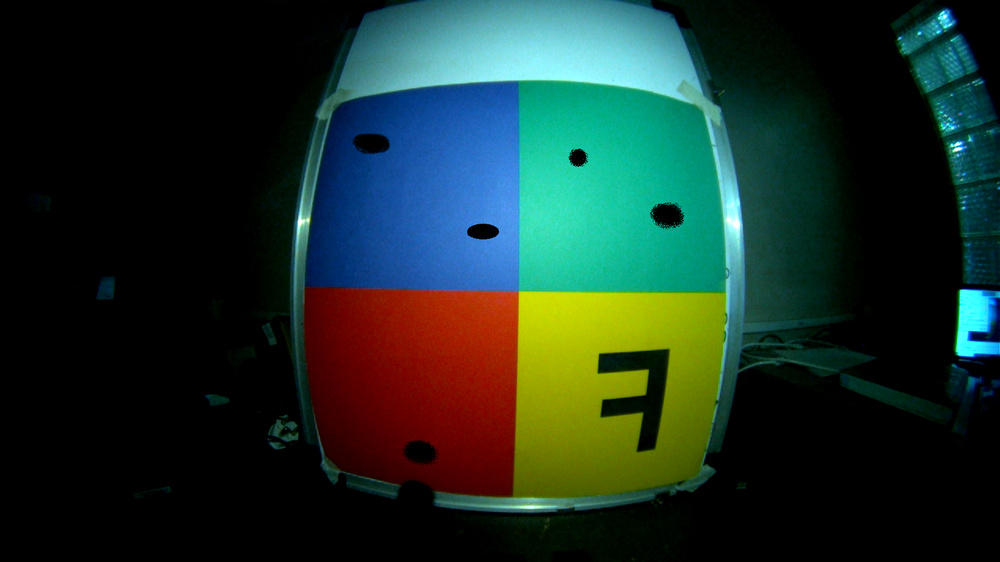
#> input picture edge.png, 1000 x 562 px, shrunk from 1920 x 1080 before the run
$ python extract.py
#> lines starting #> are read from the running program, lines starting #| are printed output that depends on the picture; after the words box and inside, x2 and y2 are one past the last pixel; in counts of white or black regions, pixels touching at a corner belong together
import cv2
import matplotlib.pyplot as plt
path ="edge.png"
src = cv2.imread(path)
#> src is the input picture: shape (562, 1000, 3); mean B, G, R 39.4, 47.9, 26.6

image = cv2.cvtColor(src, cv2.COLOR_BGR2GRAY )
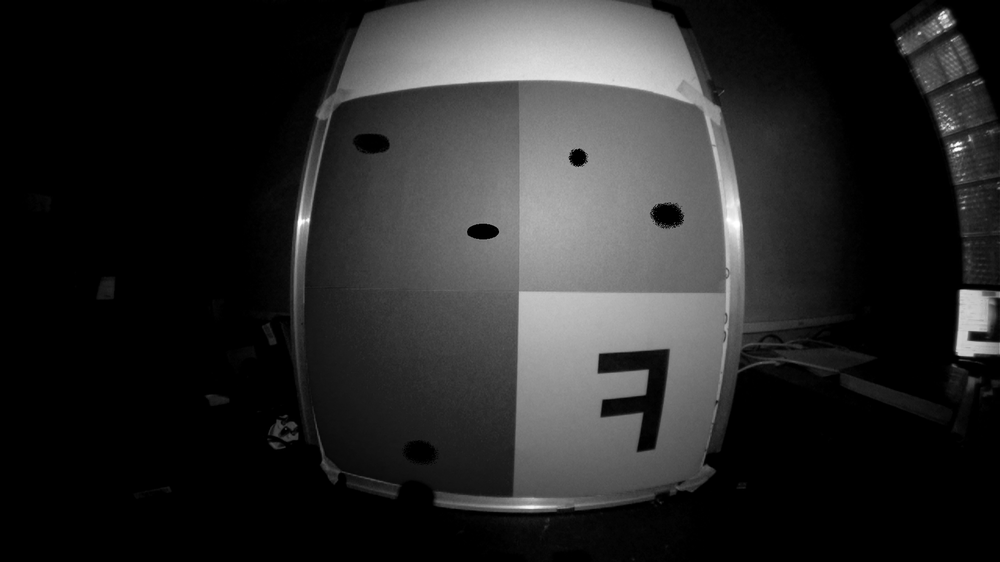
#> image: shape (562, 1000); min 0, max 255, mean 40.6
#blur = cv2.GaussianBlur(image,(5,5),0)
edges = cv2.Canny(image,100,200)
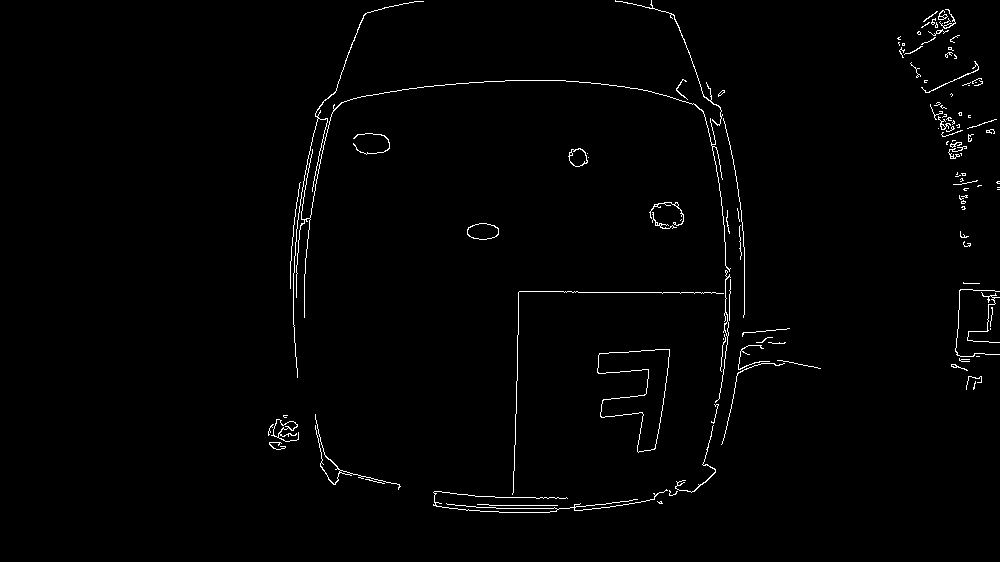
#> edges: shape (562, 1000); 1.3% white in thin lines or dots, all inside (x1, y1, x2, y2) = (268, 0, 1000, 513)
plt.subplot(121),plt.imshow(image,cmap = 'gray')
plt.title('Original Image'), plt.xticks([]), plt.yticks([])
plt.subplot(122),plt.imshow(edges,cmap = 'gray')
plt.title('Edge Image'), plt.xticks([]), plt.yticks([])
plt.show()
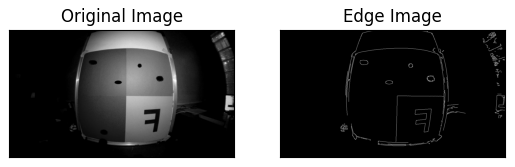
#> figure drawn by matplotlib, 2 panels
